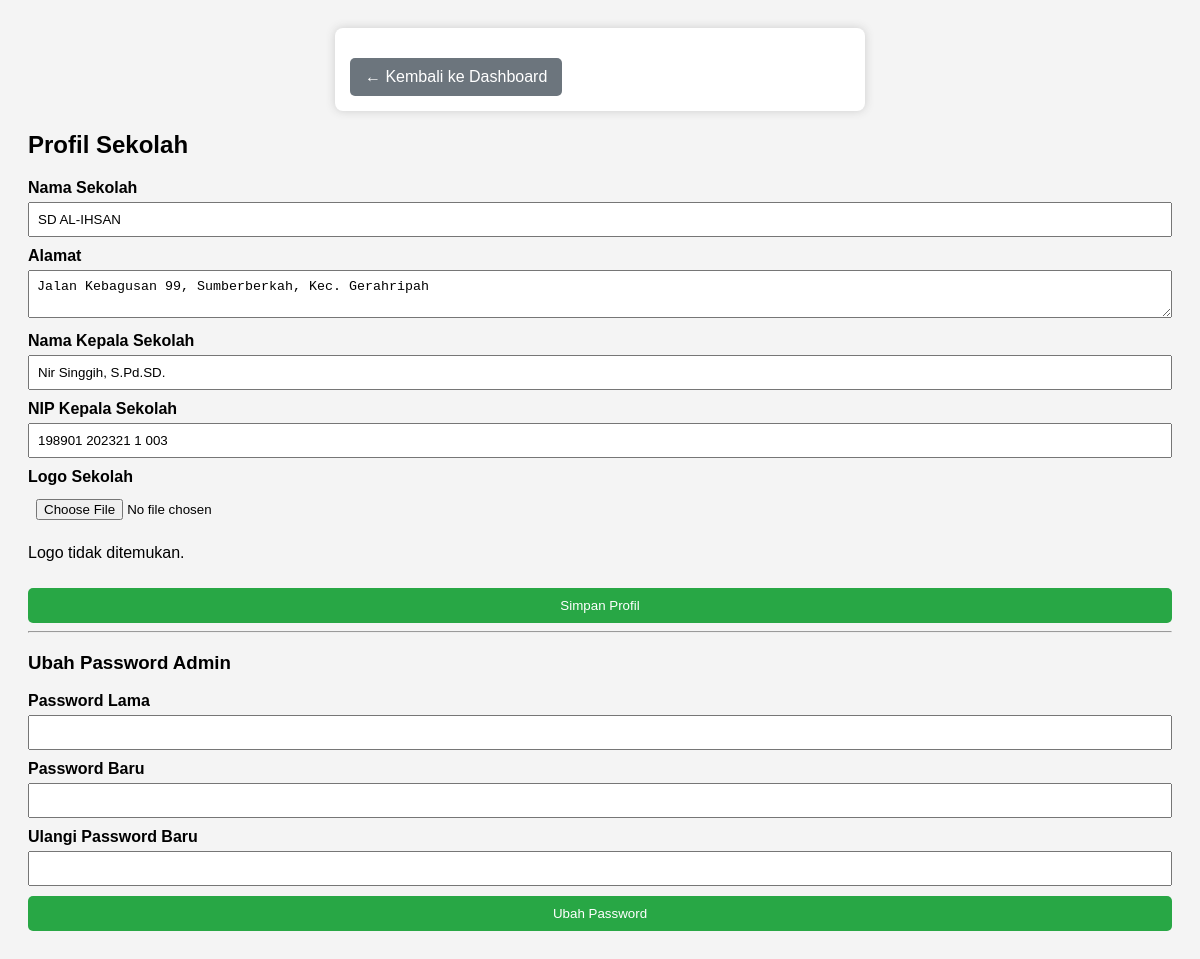
The page /profil.php (signed in) on the database its author committed.
### tables this page shows
CREATE TABLE `profil_sekolah` (
  `id` int(11) NOT NULL,
  `nama_sekolah` varchar(200) NOT NULL,
  `alamat` text NOT NULL,
  `kepala_sekolah` varchar(200) NOT NULL,
  `nip_kepala` varchar(50) NOT NULL,
  `logo` varchar(255) DEFAULT NULL,
  `key_wa_sidobe` varchar(200) NOT NULL
);

### profil.php (the view, shortened to what this page needs)
<?php
include "config.php";
$q = $conn->query("SELECT * FROM profil_sekolah LIMIT 1");
$profil = $q->fetch_assoc();
?>
<!DOCTYPE html>
<html>
<head>
</head>
<body>
<div class="container">
    <a href="dashboard.php" style="display:inline-block; padding:10px 15px; background:#6c757d; color:#fff; text-decoration:none; border-radius:5px; margin-top:15px;">← Kembali ke Dashboard</a>
</div>
    <h2>Profil Sekolah</h2>
    <form method="POST" enctype="multipart/form-data">
        <label>Nama Sekolah</label>
        <input type="text" name="nama" value="<?= htmlspecialchars($profil['nama_sekolah']) ?>" required>
        <label>Alamat</label>
        <textarea name="alamat" required><?= htmlspecialchars($profil['alamat']) ?></textarea>
        <label>Nama Kepala Sekolah</label>
        <input type="text" name="kepala" value="<?= htmlspecialchars($profil['kepala_sekolah']) ?>" required>
        <label>NIP Kepala Sekolah</label>
        <input type="text" name="nip" value="<?= htmlspecialchars($profil['nip_kepala']) ?>" required>
        <label>Logo Sekolah</label>
        <input type="file" name="logo" accept="image/*">
        <?php
        if ($profil['logo']) {
            $logoPath = "uploads/" . $profil['logo'];
            if (file_exists($logoPath)) {
                $version = filemtime($logoPath);
                echo "<img src='{$logoPath}?v={$version}' alt='Logo Sekolah'>";
            } else {
                echo "<p>Logo tidak ditemukan.</p>";
            }
        }
        ?>
        <button type="submit" name="simpan">Simpan Profil</button>
    </form>
    <hr>
    <h3>Ubah Password Admin</h3>
    <form method="POST">
        <label>Password Lama</label>
        <input type="password" name="old_password" required>
        <label>Password Baru</label>
        <input type="password" name="new_password" required>
        <label>Ulangi Password Baru</label>
        <input type="password" name="confirm_password" required>
        <button type="submit" name="ubah_password">Ubah Password</button>
    </form>
</body>
</html>

### profil.php (style rules this page uses)
body { font-family: Arial; padding: 20px; background: #f4f4f4; }
.container { max-width: 500px; margin: auto; background: #fff; padding: 15px; border-radius: 8px; box-shadow: 0 0 10px #ccc; }
label { font-weight: bold; display: block; margin-top: 10px; }
input, textarea { width: 100%; padding: 8px; margin-top: 5px; box-sizing: border-box; }
button { margin-top: 10px; padding: 10px; background: #28a745; color: #fff; border: none; width: 100%; border-radius: 5px; cursor: pointer; }

### rows shown on the page
profil_sekolah: nama "SD AL-IHSAN", alamat "Jalan Kebagusan 99, Sumberberkah, Kec. Gerahripah", kepala "Nir Singgih, S.Pd.SD.", nip "198901 202321 1 003"
